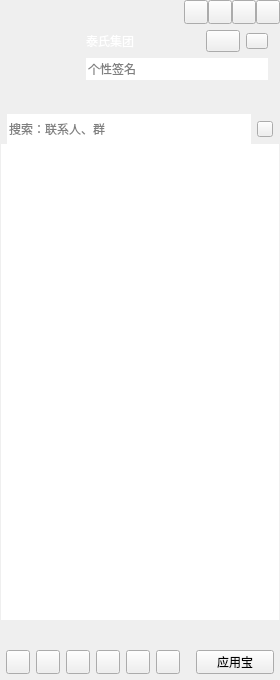
<?xml version="1.0" encoding="UTF-8"?>
<ui version="4.0">
 <class>CCMainWindowClass</class>
 <widget class="QWidget" name="CCMainWindowClass">
  <property name="geometry">
   <rect>
    <x>0</x>
    <y>0</y>
    <width>280</width>
    <height>680</height>
   </rect>
  </property>
  <property name="minimumSize">
   <size>
    <width>280</width>
    <height>680</height>
   </size>
  </property>
  <property name="windowTitle">
   <string>CCMainWindow</string>
  </property>
  <layout class="QVBoxLayout" name="verticalLayout_6">
   <property name="spacing">
    <number>0</number>
   </property>
   <property name="leftMargin">
    <number>0</number>
   </property>
   <property name="topMargin">
    <number>0</number>
   </property>
   <property name="rightMargin">
    <number>0</number>
   </property>
   <property name="bottomMargin">
    <number>0</number>
   </property>
   <item>
    <widget class="QWidget" name="titileWidget" native="true">
     <property name="sizePolicy">
      <sizepolicy hsizetype="Expanding" vsizetype="Preferred">
       <horstretch>0</horstretch>
       <verstretch>0</verstretch>
      </sizepolicy>
     </property>
     <property name="titleskin" stdset="0">
      <bool>true</bool>
     </property>
     <layout class="QVBoxLayout" name="verticalLayout_2">
      <property name="spacing">
       <number>0</number>
      </property>
      <property name="leftMargin">
       <number>0</number>
      </property>
      <property name="topMargin">
       <number>0</number>
      </property>
      <property name="rightMargin">
       <number>0</number>
      </property>
      <property name="bottomMargin">
       <number>0</number>
      </property>
      <item>
       <layout class="QHBoxLayout" name="horizontalLayout">
        <property name="spacing">
         <number>0</number>
        </property>
        <property name="leftMargin">
         <number>12</number>
        </property>
        <item>
         <widget class="QLabel" name="titileIcon">
          <property name="sizePolicy">
           <sizepolicy hsizetype="Fixed" vsizetype="Fixed">
            <horstretch>0</horstretch>
            <verstretch>0</verstretch>
           </sizepolicy>
          </property>
          <property name="minimumSize">
           <size>
            <width>42</width>
            <height>18</height>
           </size>
          </property>
          <property name="maximumSize">
           <size>
            <width>42</width>
            <height>18</height>
           </size>
          </property>
          <property name="text">
           <string/>
          </property>
         </widget>
        </item>
        <item>
         <spacer name="horizontalSpacer">
          <property name="orientation">
           <enum>Qt::Horizontal</enum>
          </property>
          <property name="sizeHint" stdset="0">
           <size>
            <width>40</width>
            <height>20</height>
           </size>
          </property>
         </spacer>
        </item>
        <item>
         <widget class="QPushButton" name="placehold1">
          <property name="minimumSize">
           <size>
            <width>24</width>
            <height>24</height>
           </size>
          </property>
          <property name="maximumSize">
           <size>
            <width>24</width>
            <height>24</height>
           </size>
          </property>
          <property name="text">
           <string/>
          </property>
         </widget>
        </item>
        <item>
         <widget class="QPushButton" name="placehold2">
          <property name="minimumSize">
           <size>
            <width>24</width>
            <height>24</height>
           </size>
          </property>
          <property name="maximumSize">
           <size>
            <width>24</width>
            <height>24</height>
           </size>
          </property>
          <property name="text">
           <string/>
          </property>
         </widget>
        </item>
        <item>
         <widget class="QPushButton" name="sysmin">
          <property name="minimumSize">
           <size>
            <width>24</width>
            <height>24</height>
           </size>
          </property>
          <property name="maximumSize">
           <size>
            <width>24</width>
            <height>24</height>
           </size>
          </property>
          <property name="text">
           <string/>
          </property>
         </widget>
        </item>
        <item>
         <widget class="QPushButton" name="sysclose">
          <property name="minimumSize">
           <size>
            <width>24</width>
            <height>24</height>
           </size>
          </property>
          <property name="maximumSize">
           <size>
            <width>24</width>
            <height>24</height>
           </size>
          </property>
          <property name="text">
           <string/>
          </property>
         </widget>
        </item>
       </layout>
      </item>
      <item>
       <layout class="QHBoxLayout" name="horizontalLayout_3">
        <property name="leftMargin">
         <number>12</number>
        </property>
        <property name="topMargin">
         <number>6</number>
        </property>
        <property name="rightMargin">
         <number>12</number>
        </property>
        <property name="bottomMargin">
         <number>6</number>
        </property>
        <item>
         <widget class="QLabel" name="headLabel">
          <property name="sizePolicy">
           <sizepolicy hsizetype="Fixed" vsizetype="Fixed">
            <horstretch>0</horstretch>
            <verstretch>0</verstretch>
           </sizepolicy>
          </property>
          <property name="minimumSize">
           <size>
            <width>68</width>
            <height>68</height>
           </size>
          </property>
          <property name="maximumSize">
           <size>
            <width>68</width>
            <height>68</height>
           </size>
          </property>
          <property name="text">
           <string/>
          </property>
         </widget>
        </item>
        <item>
         <layout class="QVBoxLayout" name="verticalLayout">
          <item>
           <layout class="QHBoxLayout" name="horizontalLayout_2">
            <item>
             <widget class="QLabel" name="nameLabel">
              <property name="sizePolicy">
               <sizepolicy hsizetype="Expanding" vsizetype="Fixed">
                <horstretch>0</horstretch>
                <verstretch>0</verstretch>
               </sizepolicy>
              </property>
              <property name="minimumSize">
               <size>
                <width>0</width>
                <height>22</height>
               </size>
              </property>
              <property name="maximumSize">
               <size>
                <width>16777215</width>
                <height>22</height>
               </size>
              </property>
              <property name="styleSheet">
               <string notr="true">color:rgb(255,255,255);
font:75 12pt &quot;微软雅黑&quot;;
</string>
              </property>
              <property name="text">
               <string>泰氏集团</string>
              </property>
             </widget>
            </item>
            <item>
             <widget class="QPushButton" name="statusBtn">
              <property name="sizePolicy">
               <sizepolicy hsizetype="Fixed" vsizetype="Fixed">
                <horstretch>0</horstretch>
                <verstretch>0</verstretch>
               </sizepolicy>
              </property>
              <property name="minimumSize">
               <size>
                <width>34</width>
                <height>22</height>
               </size>
              </property>
              <property name="maximumSize">
               <size>
                <width>34</width>
                <height>22</height>
               </size>
              </property>
              <property name="text">
               <string/>
              </property>
              <property name="hasborder" stdset="0">
               <bool>true</bool>
              </property>
             </widget>
            </item>
            <item>
             <widget class="QPushButton" name="levelBtn">
              <property name="sizePolicy">
               <sizepolicy hsizetype="Fixed" vsizetype="Fixed">
                <horstretch>0</horstretch>
                <verstretch>0</verstretch>
               </sizepolicy>
              </property>
              <property name="minimumSize">
               <size>
                <width>22</width>
                <height>16</height>
               </size>
              </property>
              <property name="maximumSize">
               <size>
                <width>22</width>
                <height>16</height>
               </size>
              </property>
              <property name="text">
               <string/>
              </property>
              <property name="hasborder" stdset="0">
               <bool>true</bool>
              </property>
             </widget>
            </item>
           </layout>
          </item>
          <item>
           <widget class="QLineEdit" name="lineEdit">
            <property name="minimumSize">
             <size>
              <width>0</width>
              <height>22</height>
             </size>
            </property>
            <property name="maximumSize">
             <size>
              <width>16777215</width>
              <height>22</height>
             </size>
            </property>
            <property name="frame">
             <bool>false</bool>
            </property>
            <property name="readOnly">
             <bool>false</bool>
            </property>
            <property name="placeholderText">
             <string>个性签名</string>
            </property>
           </widget>
          </item>
          <item>
           <widget class="QWidget" name="appWidget" native="true">
            <property name="sizePolicy">
             <sizepolicy hsizetype="Expanding" vsizetype="Fixed">
              <horstretch>0</horstretch>
              <verstretch>0</verstretch>
             </sizepolicy>
            </property>
            <property name="minimumSize">
             <size>
              <width>0</width>
              <height>22</height>
             </size>
            </property>
            <property name="maximumSize">
             <size>
              <width>16777215</width>
              <height>22</height>
             </size>
            </property>
           </widget>
          </item>
         </layout>
        </item>
       </layout>
      </item>
     </layout>
    </widget>
   </item>
   <item>
    <widget class="QWidget" name="widget" native="true">
     <property name="sizePolicy">
      <sizepolicy hsizetype="Expanding" vsizetype="Expanding">
       <horstretch>0</horstretch>
       <verstretch>0</verstretch>
      </sizepolicy>
     </property>
     <layout class="QVBoxLayout" name="verticalLayout_4">
      <property name="spacing">
       <number>0</number>
      </property>
      <property name="leftMargin">
       <number>1</number>
      </property>
      <property name="topMargin">
       <number>0</number>
      </property>
      <property name="rightMargin">
       <number>1</number>
      </property>
      <property name="bottomMargin">
       <number>0</number>
      </property>
      <item>
       <widget class="QWidget" name="searchWidget" native="true">
        <property name="sizePolicy">
         <sizepolicy hsizetype="Expanding" vsizetype="Fixed">
          <horstretch>0</horstretch>
          <verstretch>0</verstretch>
         </sizepolicy>
        </property>
        <property name="minimumSize">
         <size>
          <width>0</width>
          <height>30</height>
         </size>
        </property>
        <property name="maximumSize">
         <size>
          <width>16777215</width>
          <height>30</height>
         </size>
        </property>
        <layout class="QHBoxLayout" name="horizontalLayout_4">
         <property name="leftMargin">
          <number>6</number>
         </property>
         <property name="topMargin">
          <number>0</number>
         </property>
         <property name="rightMargin">
          <number>6</number>
         </property>
         <property name="bottomMargin">
          <number>0</number>
         </property>
         <item>
          <widget class="QLineEdit" name="searchLineEdit">
           <property name="minimumSize">
            <size>
             <width>0</width>
             <height>30</height>
            </size>
           </property>
           <property name="maximumSize">
            <size>
             <width>16777215</width>
             <height>30</height>
            </size>
           </property>
           <property name="frame">
            <bool>false</bool>
           </property>
           <property name="placeholderText">
            <string>搜索：联系人、群</string>
           </property>
          </widget>
         </item>
         <item>
          <widget class="QPushButton" name="searchBtn">
           <property name="sizePolicy">
            <sizepolicy hsizetype="Fixed" vsizetype="Fixed">
             <horstretch>0</horstretch>
             <verstretch>0</verstretch>
            </sizepolicy>
           </property>
           <property name="minimumSize">
            <size>
             <width>16</width>
             <height>16</height>
            </size>
           </property>
           <property name="maximumSize">
            <size>
             <width>16</width>
             <height>16</height>
            </size>
           </property>
           <property name="text">
            <string/>
           </property>
          </widget>
         </item>
        </layout>
       </widget>
      </item>
      <item>
       <widget class="QScrollArea" name="scrollArea">
        <property name="frameShape">
         <enum>QFrame::NoFrame</enum>
        </property>
        <property name="widgetResizable">
         <bool>true</bool>
        </property>
        <widget class="QWidget" name="scrollAreaWidgetContents">
         <property name="geometry">
          <rect>
           <x>0</x>
           <y>0</y>
           <width>278</width>
           <height>470</height>
          </rect>
         </property>
         <property name="sizePolicy">
          <sizepolicy hsizetype="Expanding" vsizetype="Expanding">
           <horstretch>0</horstretch>
           <verstretch>0</verstretch>
          </sizepolicy>
         </property>
         <layout class="QVBoxLayout" name="verticalLayout_3">
          <property name="spacing">
           <number>0</number>
          </property>
          <property name="leftMargin">
           <number>0</number>
          </property>
          <property name="topMargin">
           <number>0</number>
          </property>
          <property name="rightMargin">
           <number>0</number>
          </property>
          <property name="bottomMargin">
           <number>0</number>
          </property>
          <item>
           <widget class="QTreeWidget" name="treeWidget">
            <property name="frameShape">
             <enum>QFrame::NoFrame</enum>
            </property>
            <property name="verticalScrollBarPolicy">
             <enum>Qt::ScrollBarAlwaysOff</enum>
            </property>
            <property name="horizontalScrollBarPolicy">
             <enum>Qt::ScrollBarAlwaysOff</enum>
            </property>
            <property name="editTriggers">
             <set>QAbstractItemView::AllEditTriggers</set>
            </property>
            <property name="indentation">
             <number>0</number>
            </property>
            <property name="headerHidden">
             <bool>true</bool>
            </property>
            <property name="expandsOnDoubleClick">
             <bool>false</bool>
            </property>
            <column>
             <property name="text">
              <string notr="true">1</string>
             </property>
            </column>
           </widget>
          </item>
         </layout>
        </widget>
       </widget>
      </item>
     </layout>
    </widget>
   </item>
   <item>
    <widget class="QWidget" name="bottomWidget" native="true">
     <property name="sizePolicy">
      <sizepolicy hsizetype="Expanding" vsizetype="Fixed">
       <horstretch>0</horstretch>
       <verstretch>0</verstretch>
      </sizepolicy>
     </property>
     <property name="minimumSize">
      <size>
       <width>0</width>
       <height>60</height>
      </size>
     </property>
     <property name="maximumSize">
      <size>
       <width>16777215</width>
       <height>60</height>
      </size>
     </property>
     <property name="bottomskin" stdset="0">
      <bool>true</bool>
     </property>
     <layout class="QVBoxLayout" name="verticalLayout_5" stretch="1,1">
      <property name="leftMargin">
       <number>6</number>
      </property>
      <property name="topMargin">
       <number>6</number>
      </property>
      <property name="rightMargin">
       <number>6</number>
      </property>
      <property name="bottomMargin">
       <number>6</number>
      </property>
      <item>
       <layout class="QHBoxLayout" name="bottomLayout_up"/>
      </item>
      <item>
       <layout class="QHBoxLayout" name="horizontalLayout_5">
        <item>
         <widget class="QPushButton" name="bottomBtn_1">
          <property name="sizePolicy">
           <sizepolicy hsizetype="Fixed" vsizetype="Fixed">
            <horstretch>0</horstretch>
            <verstretch>0</verstretch>
           </sizepolicy>
          </property>
          <property name="minimumSize">
           <size>
            <width>24</width>
            <height>24</height>
           </size>
          </property>
          <property name="maximumSize">
           <size>
            <width>24</width>
            <height>24</height>
           </size>
          </property>
          <property name="text">
           <string/>
          </property>
         </widget>
        </item>
        <item>
         <widget class="QPushButton" name="bottomBtn_2">
          <property name="sizePolicy">
           <sizepolicy hsizetype="Fixed" vsizetype="Fixed">
            <horstretch>0</horstretch>
            <verstretch>0</verstretch>
           </sizepolicy>
          </property>
          <property name="minimumSize">
           <size>
            <width>24</width>
            <height>24</height>
           </size>
          </property>
          <property name="maximumSize">
           <size>
            <width>24</width>
            <height>24</height>
           </size>
          </property>
          <property name="text">
           <string/>
          </property>
         </widget>
        </item>
        <item>
         <widget class="QPushButton" name="bottomBtn_3">
          <property name="sizePolicy">
           <sizepolicy hsizetype="Fixed" vsizetype="Fixed">
            <horstretch>0</horstretch>
            <verstretch>0</verstretch>
           </sizepolicy>
          </property>
          <property name="minimumSize">
           <size>
            <width>24</width>
            <height>24</height>
           </size>
          </property>
          <property name="maximumSize">
           <size>
            <width>24</width>
            <height>24</height>
           </size>
          </property>
          <property name="text">
           <string/>
          </property>
         </widget>
        </item>
        <item>
         <widget class="QPushButton" name="bottomBtn_4">
          <property name="sizePolicy">
           <sizepolicy hsizetype="Fixed" vsizetype="Fixed">
            <horstretch>0</horstretch>
            <verstretch>0</verstretch>
           </sizepolicy>
          </property>
          <property name="minimumSize">
           <size>
            <width>24</width>
            <height>24</height>
           </size>
          </property>
          <property name="maximumSize">
           <size>
            <width>24</width>
            <height>24</height>
           </size>
          </property>
          <property name="text">
           <string/>
          </property>
         </widget>
        </item>
        <item>
         <widget class="QPushButton" name="bottomBtn_5">
          <property name="sizePolicy">
           <sizepolicy hsizetype="Fixed" vsizetype="Fixed">
            <horstretch>0</horstretch>
            <verstretch>0</verstretch>
           </sizepolicy>
          </property>
          <property name="minimumSize">
           <size>
            <width>24</width>
            <height>24</height>
           </size>
          </property>
          <property name="maximumSize">
           <size>
            <width>24</width>
            <height>24</height>
           </size>
          </property>
          <property name="text">
           <string/>
          </property>
         </widget>
        </item>
        <item>
         <widget class="QPushButton" name="bottomBtn_6">
          <property name="sizePolicy">
           <sizepolicy hsizetype="Fixed" vsizetype="Fixed">
            <horstretch>0</horstretch>
            <verstretch>0</verstretch>
           </sizepolicy>
          </property>
          <property name="minimumSize">
           <size>
            <width>24</width>
            <height>24</height>
           </size>
          </property>
          <property name="maximumSize">
           <size>
            <width>24</width>
            <height>24</height>
           </size>
          </property>
          <property name="text">
           <string/>
          </property>
         </widget>
        </item>
        <item>
         <spacer name="horizontalSpacer_2">
          <property name="orientation">
           <enum>Qt::Horizontal</enum>
          </property>
          <property name="sizeHint" stdset="0">
           <size>
            <width>13</width>
            <height>20</height>
           </size>
          </property>
         </spacer>
        </item>
        <item>
         <widget class="QPushButton" name="bottomBtn_7">
          <property name="sizePolicy">
           <sizepolicy hsizetype="Fixed" vsizetype="Fixed">
            <horstretch>0</horstretch>
            <verstretch>0</verstretch>
           </sizepolicy>
          </property>
          <property name="minimumSize">
           <size>
            <width>24</width>
            <height>24</height>
           </size>
          </property>
          <property name="maximumSize">
           <size>
            <width>86</width>
            <height>24</height>
           </size>
          </property>
          <property name="text">
           <string>应用宝</string>
          </property>
         </widget>
        </item>
       </layout>
      </item>
     </layout>
    </widget>
   </item>
  </layout>
 </widget>
 <layoutdefault spacing="6" margin="11"/>
 <resources>
  <include location="CCMainWindow.qrc"/>
 </resources>
 <connections/>
</ui>
